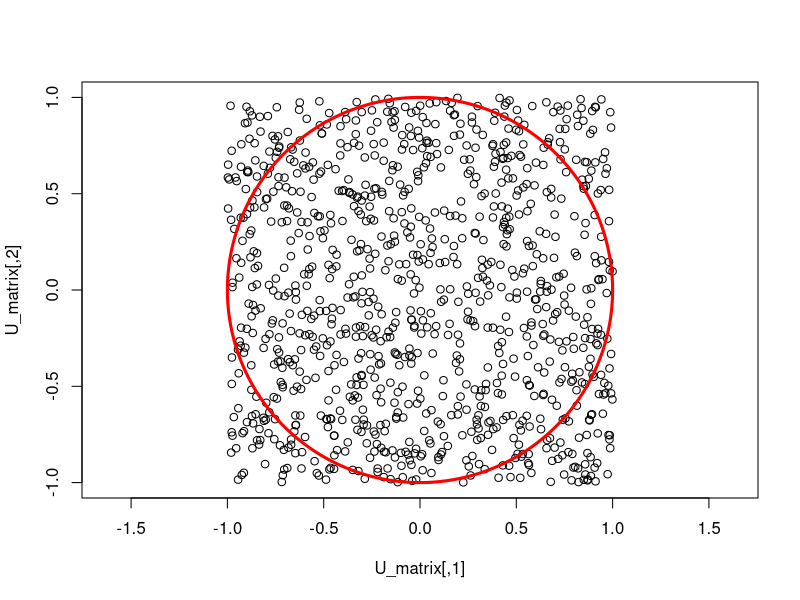

Here is the R script that generated this plot:
rm(list=ls())
set.seed(0) #set seed for replicability

### Set number of samples
s<-1000

### Simulate points
U_matrix<-matrix(runif(2*s,min = -1,max = 1),nrow = s,ncol = 2)

## Plot of simulated points and circle
plot(U_matrix,xlim=c(-1,1),ylim=c(-1,1),asp=1)
angle<-seq(0,2*pi,0.01)
lines(cos(angle),sin(angle),col="red",lwd=3)

### Compute Y sample
Y_samples<-4*(rowSums(U_matrix^2)<1)

## Apply law of large numbers to get the approximation
print(paste("approximation of pi=",mean(Y_samples)))
